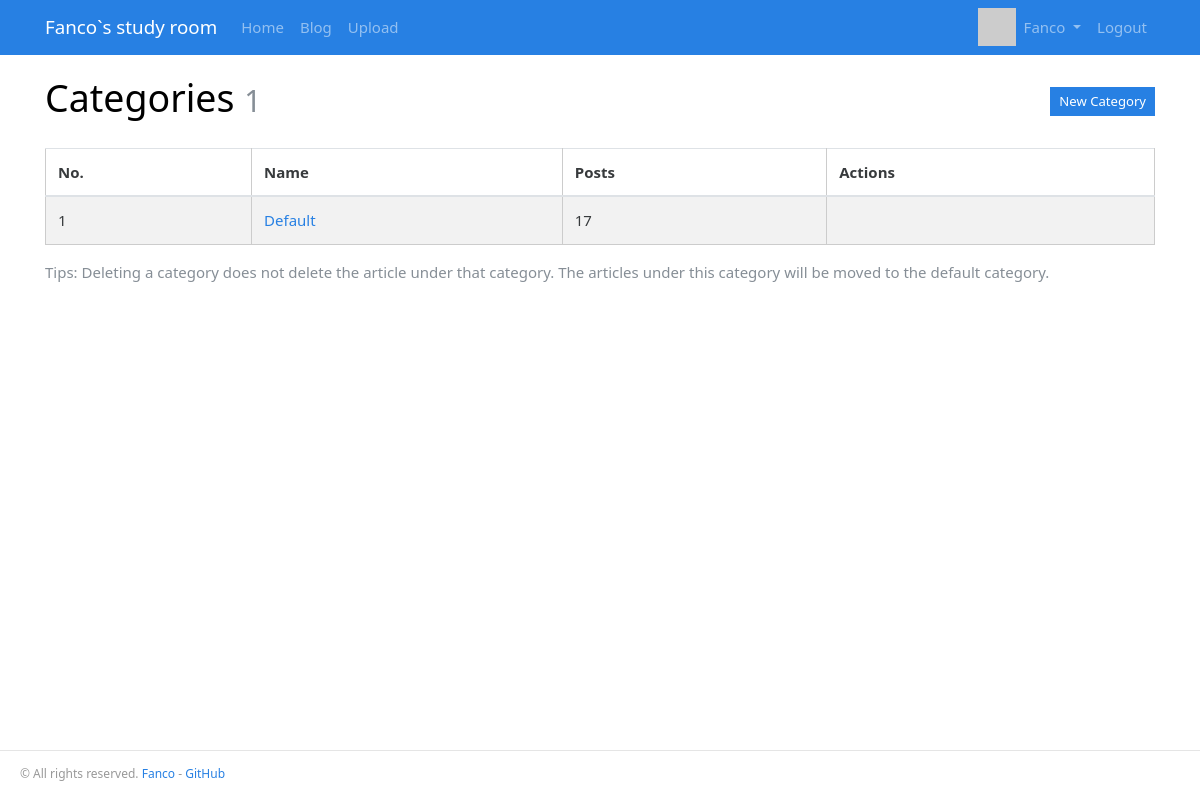
The page /admin/category/manage (signed in) on the database its author committed.
### Blog/models.py (models this page shows, shortened)
@whooshee.register_model('username')
class User(db.Model, UserMixin):
	__tablename__ = 'users'
	id = db.Column(db.Integer, primary_key=True)
	email = db.Column(db.String(64), unique=True, index=True)
	username = db.Column(db.String(20), unique=True, index=True)
	password_hash = db.Column(db.String(128))
	image = db.Column(db.String(128))
	create_at = db.Column(db.DateTime, default=datetime.utcnow)
	last_seen = db.Column(db.DateTime(), default=datetime.utcnow)
	role_id = db.Column(db.Integer, db.ForeignKey('roles.id'))
	comments = db.relationship('Comment', backref='author')
	@property
	def is_admin(self):
		return self.role.name == 'Administrator'
	@property
	def password(self):
		raise AttributeError('password is not a readable attribute')
	def can(self, permission_name):
		permission = Permission.query.filter_by(name=permission_name).first()
		return permission is not None and self.role is not None and permission in self.role.permissions

class Category(db.Model):
	__tablename__ = 'categorys'
	id = db.Column(db.Integer, primary_key=True)
	name = db.Column(db.String(30), unique=True)
	posts = db.relationship('Post', backref='category')

### Blog/blueprints/admin.py (the view)
@admin_bp.route('/category/manage')
def manage_category():
	categories = Category.query.all()
	return render_template('admin/manage_category.html', categories=categories)

### Blog/__init__.py (called while the page is built)
def register_template_context(app):
    @app.context_processor
    def make_template_context():
        admin = User.query.filter_by(username='admin').first()
        categories = Category.query.order_by(Category.name).all()
        return dict(admin=admin, categories=categories)

### Blog/blueprints/admin.py (called while the page is built)
@admin_bp.before_request
@login_required
@permission_required('ADMINISTER')
def login_protect():
	pass

### Blog/extensions.py (called while the page is built)
@login_manager.user_loader
def load_user(user_id):
    from Blog.models import User
    user = User.query.get(int(user_id))
    return user

### Blog/utils.py (called while the page is built)
def permission_required(permission_name):
    def decorator(func):
        @wraps(func)
        def decorated_function(*args, **kwargs):
            if not current_user.can(permission_name):
                abort(403)
            return func(*args, **kwargs)
        return decorated_function
    return decorator

### Blog/templates/admin/manage_category.html (shortened to what this page needs)
{% extends 'base.html' %}
{% from 'bootstrap/form.html' import render_form %}
{% block content %}
    <div class="page-header">
        <h1>Categories
            <small class="text-muted">{{ categories|length }}</small>
            <span class="float-right"><a class="btn btn-primary btn-sm"
                                         href="{{ url_for('admin.new_category') }}">New Category</a></span>
        </h1>
    </div>
    {% if categories %}
        <table class="table table-striped">
            <thead>
            <tr>
                <th>No.</th>
                <th>Name</th>
                <th>Posts</th>
                <th>Actions</th>
            </tr>
            </thead>
            {% for category in categories %}
                <tr>
                    <td>{{ loop.index }}</td>
                    <td><a href="{{ url_for('blog.categories', category_id=category.id) }}">{{ category.name }}</a>
                    </td>
                    <td>{{ category.posts|length }}</td>
                    <td>
                    </td>
                </tr>
            {% endfor %}
        </table>
        <p class="text-muted">Tips: Deleting a category does not delete the article under that category.
            The articles under this category will be moved to the default category.</p>
    {% else %}
        <div class="tip"><h5>No categories.</h5></div>
    {% endif %}
{% endblock %}

### Blog/templates/base.html (shortened to what this page needs)
{% from 'bootstrap/nav.html' import render_nav_item %}
<!DOCTYPE html>
<html lang="en">
<head>
    {% block head %}
        {% block styles %}
            <link rel="stylesheet" href="{{ url_for('static', filename='css/perfect_blue.min.css') }}" type="text/css">
            <link rel="stylesheet" href="{{ url_for('static', filename='css/bootstrap.min.css') }}" type="text/css">
            <link rel="stylesheet" href="{{ url_for('static', filename='css/style.css') }}" type="text/css">
            <link rel="stylesheet" href="{{ url_for('static', filename='css/github.css') }}" type="text/css">
            <link rel="stylesheet" href="{{ url_for('static', filename='open-iconic/font/css/open-iconic-bootstrap.css') }}">
        {% endblock styles %}
    {% endblock head %}
</head>
<body>
{% block nav %}
    <nav class="navbar navbar-expand-lg navbar-dark bg-primary">
        <div class="container">
            <a class="navbar-brand" href="{{ url_for('blog.index') }}">Fanco`s study room</a>
            <div class="collapse navbar-collapse" id="navbarColor01">
                <ul class="navbar-nav mr-auto">
                    {{ render_nav_item('blog.index', 'Home') }}
                    {{ render_nav_item('blog.blogs', 'Blog') }}
                    {% if current_user.is_authenticated %}
                        {{ render_nav_item('admin.upload', 'Upload') }}
                    {% endif %}
                </ul>
                <ul class="nav navbar-nav navbar-right">
                    {% if current_user.is_authenticated %}
                        <img class="img-display" width="38" height="38" src="{{ current_user.image }}">
                        {% if current_user.is_admin %}
                            <li class="nav-item dropdown">
                                <a href="#" class="nav-link dropdown-toggle" data-toggle="dropdown" role="button"
                                   aria-haspopup="true"
                                   aria-expanded="false">
                                    {{ current_user.username }}
                                </a>
                            </li>
                        {% endif %}
                        {{ render_nav_item('auth.logout', 'Logout') }}
                    {% else %}
                        {{ render_nav_item('auth.login', 'Login') }}
                    {% endif %}
                </ul>
            </div>
        </div>
    </nav>
{% endblock nav %}
<main class="container main">
    {% block content %}{% endblock content %}
</main>
{% block footer %}
        <footer>
            <p class="float-left">
                <small> &copy; All rights reserved. <a href="http://fanco.ink" title="To my blog">Fanco</a> -
                    <a href="https://github.com/fancofang" title="Fork me on GitHub">GitHub</a>
                </small>
            </p>
        </footer>
{% endblock footer %}
</body>
</html>

### Blog/static/css/style.css (style rules this page uses)
html { overflow-y: scroll; }
:root { overflow-y: auto; overflow-x: hidden; }
:root body { position: absolute; }
body { width: 100vw; overflow: hidden; }
nav { margin-bottom: 20px; }
.page-header { padding-bottom: 20px; }
.main { min-height:calc(100vh - 155px); }
footer { margin-top: 30px; padding: 10px 0 40px 20px; color: #999; border-top: 1px solid #e5e5e5; }

### Blog/static/css/github.css (style rules this page uses)
h1 { color: black; }
table { padding: 0; }
table tr { border-top: 1px solid #cccccc; background-color: white; margin: 0; padding: 0; }
table tr th { font-weight: bold; border: 1px solid #cccccc; text-align: left; margin: 0; padding: 6px 13px; }
table tr td { border: 1px solid #cccccc; text-align: left; margin: 0; padding: 6px 13px; }
table tr th :first-child, table tr td :first-child { margin-top: 0; }
table tr th :last-child, table tr td :last-child { margin-bottom: 0; }
img { max-width: 100%; }
span.float-right { display: block; margin-left: 13px; overflow: hidden; float: right; }

### rows shown on the page
User: username "Fanco"
Category: name "Default", posts|length "17"

### other values the page prints
{{ render_nav_item('blog.index', 'Home') }} "Home"
{{ render_nav_item('blog.blogs', 'Blog') }} "Blog"
{{ render_nav_item('admin.upload', 'Upload') }} "Upload"
{{ render_nav_item('auth.logout', 'Logout') }} "Logout"
{{ categories|length }} "1"
